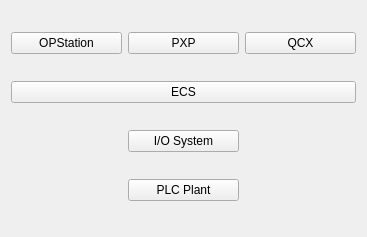
<?xml version="1.0" encoding="UTF-8"?>
<ui version="4.0">
 <class>class_room_widget</class>
 <widget class="QWidget" name="class_room_widget">
  <property name="geometry">
   <rect>
    <x>0</x>
    <y>0</y>
    <width>367</width>
    <height>237</height>
   </rect>
  </property>
  <property name="windowTitle">
   <string>Class room</string>
  </property>
  <layout class="QGridLayout" name="gridLayout">
   <item row="0" column="0">
    <widget class="QPushButton" name="pbOPStation">
     <property name="text">
      <string>OPStation</string>
     </property>
    </widget>
   </item>
   <item row="0" column="1">
    <widget class="QPushButton" name="pbPXP">
     <property name="text">
      <string>PXP</string>
     </property>
    </widget>
   </item>
   <item row="0" column="2">
    <widget class="QPushButton" name="pbQCX">
     <property name="text">
      <string>QCX</string>
     </property>
    </widget>
   </item>
   <item row="1" column="0" colspan="3">
    <widget class="QPushButton" name="pbECS">
     <property name="text">
      <string>ECS</string>
     </property>
    </widget>
   </item>
   <item row="2" column="1">
    <widget class="QPushButton" name="pbIO">
     <property name="text">
      <string>I/O System</string>
     </property>
    </widget>
   </item>
   <item row="3" column="1">
    <widget class="QPushButton" name="pbPLCPlant">
     <property name="text">
      <string>PLC Plant</string>
     </property>
    </widget>
   </item>
  </layout>
 </widget>
 <resources/>
 <connections/>
</ui>
